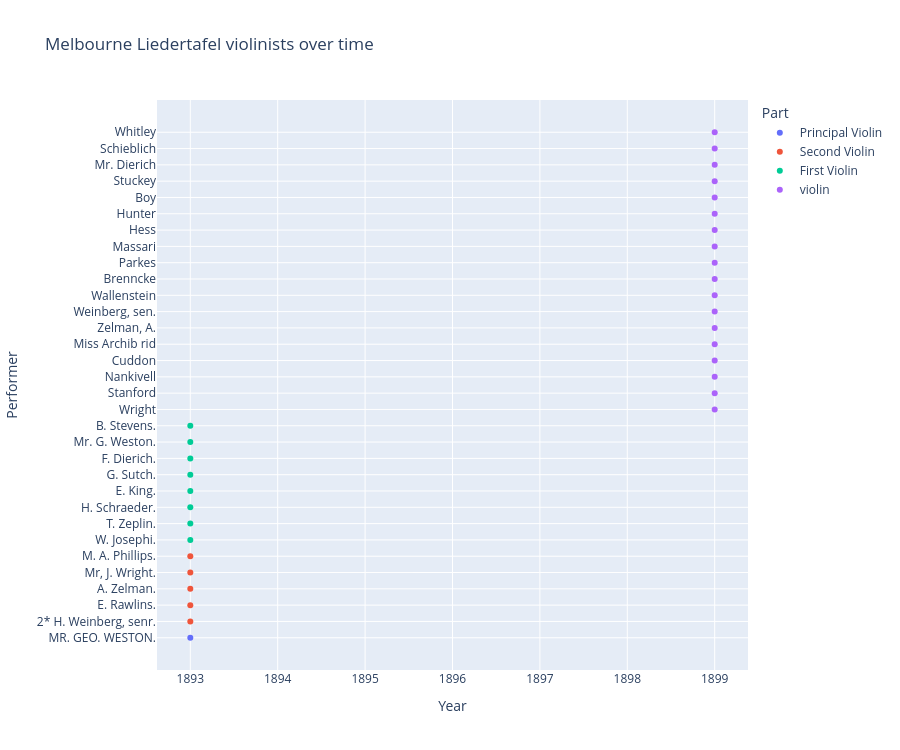

This figure's notebook cell:
### Code cell
fig = px.scatter(
    violinists,
    x="year",
    y="name",
    color="part_or_instrument",
    hover_data=["filename", "page_number", "source_text"],
    title="Melbourne Liedertafel violinists over time",
    labels={"year": "Year", "name": "Performer", "part_or_instrument": "Part"},
)
fig.update_layout(height=750, xaxis=dict(dtick=1))
fig.show()

### Figure 1 — Plotly figure (JSON) as saved in the notebook; plotly's stock layout.template omitted (floating-point values rounded to 4 significant figures)
{"data": [{"customdata": [["UDC20260028-10.pdf", 4, "Principal  Violin  MR. GEO. WESTON."]], "hovertemplate": "Part=Principal Violin<br>Year=%{x}<br>Performer=%{y}<br>filename=%{customdata[0]}<br>page_number=%{customdata[1]}<br>source_text=%{customdata[2]}<extra></extra>", "legendgroup": "Principal Violin", "marker": {"color": "#636efa", "symbol": "circle"}, "mode": "markers", "name": "Principal Violin", "orientation": "h", "showlegend": true, "type": "scatter", "x": [1893], "xaxis": "x", "y": ["MR. GEO. WESTON."], "yaxis": "y"}, {"customdata": [["UDC20260028-10.pdf", 4, "2* H. Weinberg, senr."], ["UDC20260028-10.pdf", 4, ",, E. Rawlins."], ["UDC20260028-10.pdf", 4, "„A. Zelman."], ["UDC20260028-10.pdf", 4, "Violini Ildi.—\nMr, J. Wright."], ["UDC20260028-10.pdf", 4, ",M. A. Phillips."]], "hovertemplate": "Part=Second Violin<br>Year=%{x}<br>Performer=%{y}<br>filename=%{customdata[0]}<br>page_number=%{customdata[1]}<br>source_text=%{customdata[2]}<extra></extra>", "legendgroup": "Second Violin", "marker": {"color": "#EF553B", "symbol": "circle"}, "mode": "markers", "name": "Second Violin", "orientation": "h", "showlegend": true, "type": "scatter", "x": [1893, 1893, 1893, 1893, 1893], "xaxis": "x", "y": ["2* H. Weinberg, senr.", "E. Rawlins.", "A. Zelman.", "Mr, J. Wright.", "M. A. Phillips."], "yaxis": "y"}, {"customdata": [["UDC20260028-10.pdf", 4, ",, W. Josephi."], ["UDC20260028-10.pdf", 4, "„, T. Zeplin."], ["UDC20260028-10.pdf", 4, "„H. Schraeder."], ["UDC20260028-10.pdf", 4, "„E. King."], ["UDC20260028-10.pdf", 4, "„G. Sutch."], ["UDC20260028-10.pdf", 4, "F. Dierich."], ["UDC20260028-10.pdf", 4, "Violini Imi.—\nMr. G. Weston."], ["UDC20260028-10.pdf", 4, ",, B. Stevens."]], "hovertemplate": "Part=First Violin<br>Year=%{x}<br>Performer=%{y}<br>filename=%{customdata[0]}<br>page_number=%{customdata[1]}<br>source_text=%{customdata[2]}<extra></extra>", "legendgroup": "First Violin", "marker": {"color": "#00cc96", "symbol": "circle"}, "mode": "markers", "name": "First Violin", "orientation": "h", "showlegend": true, "type": "scatter", "x": [1893, 1893, 1893, 1893, 1893, 1893, 1893, 1893], "xaxis": "x", "y": ["W. Josephi.", "T. Zeplin.", "H. Schraeder.", "E. King.", "G. Sutch.", "F. Dierich.", "Mr. G. Weston.", "B. Stevens."], "yaxis": "y"}, {"customdata": [["UDC20260028-21.pdf", 4, "„Wright"], ["UDC20260028-21.pdf", 4, "t „ Stanford"], ["UDC20260028-21.pdf", 4, "t „ Nankivell"], ["UDC20260028-21.pdf", 4, "T „ Cuddon"], ["UDC20260028-21.pdf", 4, "τ Miss Archib rid"], ["UDC20260028-21.pdf", 4, ",, Zelman, A."], ["UDC20260028-21.pdf", 4, "„Weinberg, sen."], ["UDC20260028-21.pdf", 4, "„Wallenstein"], ["UDC20260028-21.pdf", 4, "„Brenncke"], ["UDC20260028-21.pdf", 4, "„Parkes"], ["UDC20260028-21.pdf", 4, "„Massari"], ["UDC20260028-21.pdf", 4, "„Hess"], ["UDC20260028-21.pdf", 4, "„Hunter"], ["UDC20260028-21.pdf", 4, "η Boy"], ["UDC20260028-21.pdf", 4, "t„ Stuckey"], ["UDC20260028-21.pdf", 4, "Williins-\nMr. Dierich (leader)"], ["UDC20260028-21.pdf", 4, "„Schieblich"], ["UDC20260028-21.pdf", 4, "t„Whitley"]], "hovertemplate": "Part=violin<br>Year=%{x}<br>Performer=%{y}<br>filename=%{customdata[0]}<br>page_number=%{customdata[1]}<br>source_text=%{customdata[2]}<extra></extra>", "legendgroup": "violin", "marker": {"color": "#ab63fa", "symbol": "circle"}, "mode": "markers", "name": "violin", "orientation": "h", "showlegend": true, "type": "scatter", "x": [1899, 1899, 1899, 1899, 1899, 1899, 1899, 1899, 1899, 1899, 1899, 1899, 1899, 1899, 1899, 1899, 1899, 1899], "xaxis": "x", "y": ["Wright", "Stanford", "Nankivell", "Cuddon", "Miss Archib rid", "Zelman, A.", "Weinberg, sen.", "Wallenstein", "Brenncke", "Parkes", "Massari", "Hess", "Hunter", "Boy", "Stuckey", "Mr. Dierich", "Schieblich", "Whitley"], "yaxis": "y"}], "layout": {"height": 750, "legend": {"title": {"text": "Part"}, "tracegroupgap": 0}, "title": {"text": "Melbourne Liedertafel violinists over time"}, "xaxis": {"anchor": "y", "domain": [0, 1], "dtick": 1, "title": {"text": "Year"}}, "yaxis": {"anchor": "x", "domain": [0, 1], "title": {"text": "Performer"}}}}
